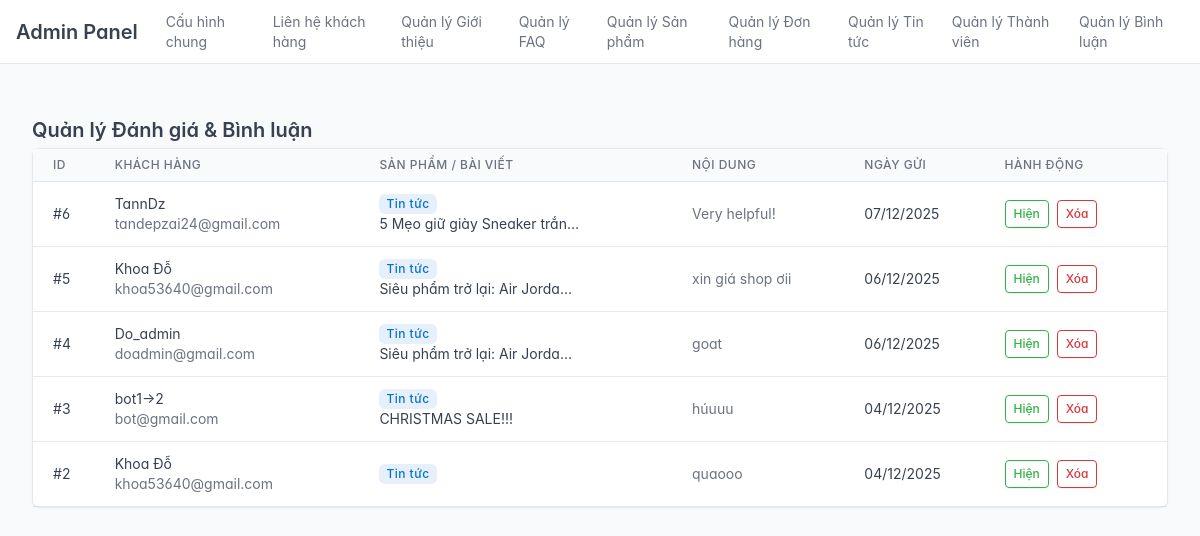
Page /public/index.php?url=admin/comment/index (signed in) on the committed database.
### tables this page shows
CREATE TABLE `comments` (
  `id` int(11) NOT NULL,
  `user_id` int(11) NOT NULL,
  `content` text NOT NULL,
  `commentable_type` enum('news','product') NOT NULL,
  `commentable_id` int(11) NOT NULL,
  `status` tinyint(1) DEFAULT 1,
  `created_at` timestamp NOT NULL DEFAULT current_timestamp(),
  `user_name` varchar(255) NOT NULL
);

CREATE TABLE `users` (
  `id` int(11) NOT NULL,
  `username` varchar(50) NOT NULL,
  `email` varchar(100) NOT NULL,
  `password_hash` varchar(255) NOT NULL,
  `full_name` varchar(100) DEFAULT NULL,
  `avatar_url` varchar(255) DEFAULT 'default_avatar.png',
  `role` enum('member','admin') NOT NULL DEFAULT 'member',
  `status` enum('active','banned') NOT NULL DEFAULT 'active',
  `created_at` timestamp NOT NULL DEFAULT current_timestamp()
);

### app/controllers/admin/AdminCommentController.php (called while the page is built, shortened)
<?php
require_once APPROOT . "/models/Comment.php";
class AdminCommentController {
    private $commentModel;
    public function __construct() {
        $this->commentModel = new Comment();
    }
    public function index() {
        $comments = $this->commentModel->all();
        require APPROOT . "/views/admin/comments/list.php";
        require APPROOT . "/views/admin/layouts/admin_layout.php";
    }
}

### app/libraries/Database.php (called while the page is built, shortened)
<?php
class Database
{
    private $host = DB_HOST;
    private $user = DB_USER;
    private $pass = DB_PASS;
    private $dbname = DB_NAME;
    private $dbh;
    private $stmt;
    public function __construct()
    {
        $dsn = 'mysql:host=' . $this->host . ';dbname=' . $this->dbname . ';charset=utf8';
        $options = [
            PDO::ATTR_PERSISTENT => true,
            PDO::ATTR_ERRMODE => PDO::ERRMODE_EXCEPTION,
            PDO::ATTR_DEFAULT_FETCH_MODE => PDO::FETCH_OBJ,
            PDO::ATTR_EMULATE_PREPARES => false,
        ];
        try
        {
            $this->dbh = new PDO($dsn, $this->user, $this->pass, $options);
        }
        catch (PDOException $e)
        {
            $this->error = $e->getMessage();
            echo $this->error;
        }
    }
    public function query($sql)
    {
        $this->stmt = $this->dbh->prepare($sql);
    }
    public function execute()
    {
        return $this->stmt->execute();
    }
    public function resultSet()
    {
        $this->execute();
        return $this->stmt->fetchAll();
    }
}

### app/models/Comment.php (called while the page is built, shortened)
<?php
class Comment {
    private $db;
    public function __construct() {
        $this->db = new Database();
    }
    public function all() {
        $sql = "SELECT
                    c.*,
                    u.full_name,
                    u.email,
                    CASE
                        WHEN c.commentable_type = 'news' THEN n.title
                        WHEN c.commentable_type = 'product' THEN p.name
                        ELSE 'Không xác định'
                    END as item_name
                FROM comments c
                LEFT JOIN users u ON c.user_id = u.id
                LEFT JOIN news n ON (c.commentable_id = n.id AND c.commentable_type = 'news')
                LEFT JOIN products p ON (c.commentable_id = p.id AND c.commentable_type = 'product')
                ORDER BY c.created_at DESC";
        $this->db->query($sql);
        return $this->db->resultSet();
    }
}

### app/views/admin/comments/list.php (the view)
<div class="container-xl">
    <div class="page-header d-print-none">
        <h2 class="page-title">Quản lý Đánh giá & Bình luận</h2>
    </div>
    <div class="card">
        <div class="table-responsive">
            <table class="table table-vcenter card-table">
                <thead>
                    <tr>
                        <th>ID</th>
                        <th>Khách hàng</th>
                        <th>Sản phẩm / Bài viết</th>
                        <th>Nội dung</th>
                        <th>Ngày gửi</th>
                        <th>Hành động</th>
                    </tr>
                </thead>
                <tbody>
                    <?php if (!empty($comments)): ?>
                        <?php foreach($comments as $row): $row = (object)$row; ?>
                        <tr>
                            <td>#<?= $row->id ?></td>
                            <td>
                                <div class="font-weight-medium"><?= htmlspecialchars($row->full_name ?? $row->user_name ?? 'Khách') ?></div>
                                <div class="text-muted text-xs"><?= htmlspecialchars($row->email ?? '') ?></div>
                            </td>
                            <td>
                                <?php if($row->commentable_type == 'news'): ?>
                                    <span class="badge bg-blue-lt">Tin tức</span>
                                <?php else: ?>
                                    <span class="badge bg-orange-lt">Sản phẩm</span>
                                <?php endif; ?>
                                <div class="text-truncate" style="max-width: 200px;"><?= htmlspecialchars($row->item_name) ?></div>
                            </td>
                            <td class="text-muted text-truncate" style="max-width: 250px;">
                                <?= htmlspecialchars($row->content) ?>
                            </td>
                            <td><?= date('d/m/Y', strtotime($row->created_at)) ?></td>
                            <td>
                                <div class="btn-list flex-nowrap">
                                    <?php if ($row->status == 1): ?>
                                        <a href="<?= URLROOT ?>/public/index.php?url=admin/comment/status&id=<?= $row->id ?>&val=0"
                                           class="btn btn-sm btn-outline-success">Hiện</a>
                                    <?php else: ?>
                                        <a href="<?= URLROOT ?>/public/index.php?url=admin/comment/status&id=<?= $row->id ?>&val=1"
                                           class="btn btn-sm btn-outline-secondary">Ẩn</a>
                                    <?php endif; ?>
                                    <a href="<?= URLROOT ?>/public/index.php?url=admin/comment/delete&id=<?= $row->id ?>"
                                       class="btn btn-sm btn-outline-danger"
                                       onclick="return confirm('Bạn có chắc chắn muốn xóa?');">Xóa</a>
                                </div>
                            </td>
                        </tr>
                        <?php endforeach; ?>
                    <?php else: ?>
                        <tr><td colspan="7" class="text-center p-3">Chưa có bình luận nào.</td></tr>
                    <?php endif; ?>
                </tbody>
            </table>
        </div>
    </div>
</div>

### rows in the picture
comments: id "6", user.full_name "TannDz", user.email "tandepzai24@gmail.com", commentable_type "Tin tức", item_name "5 Mẹo giữ giày Sneaker trắn…", content "Very helpful!", created_at "07/12/2025"
comments: id "5", user.full_name "Khoa Đỗ", user.email "khoa53640@gmail.com", commentable_type "Tin tức", item_name "Siêu phẩm trở lại: Air Jorda…", content "xin giá shop ơii", created_at "06/12/2025"
comments: id "4", user.full_name "Do_admin", user.email "doadmin@gmail.com", commentable_type "Tin tức", item_name "Siêu phẩm trở lại: Air Jorda…", content "goat", created_at "06/12/2025"
comments: id "3", user.full_name "bot1->2", user.email "bot@gmail.com", commentable_type "Tin tức", item_name "CHRISTMAS SALE!!!", content "húuuu", created_at "04/12/2025"
comments: id "2", user.full_name "Khoa Đỗ", user.email "khoa53640@gmail.com", commentable_type "Tin tức", content "quaooo", created_at "04/12/2025"
